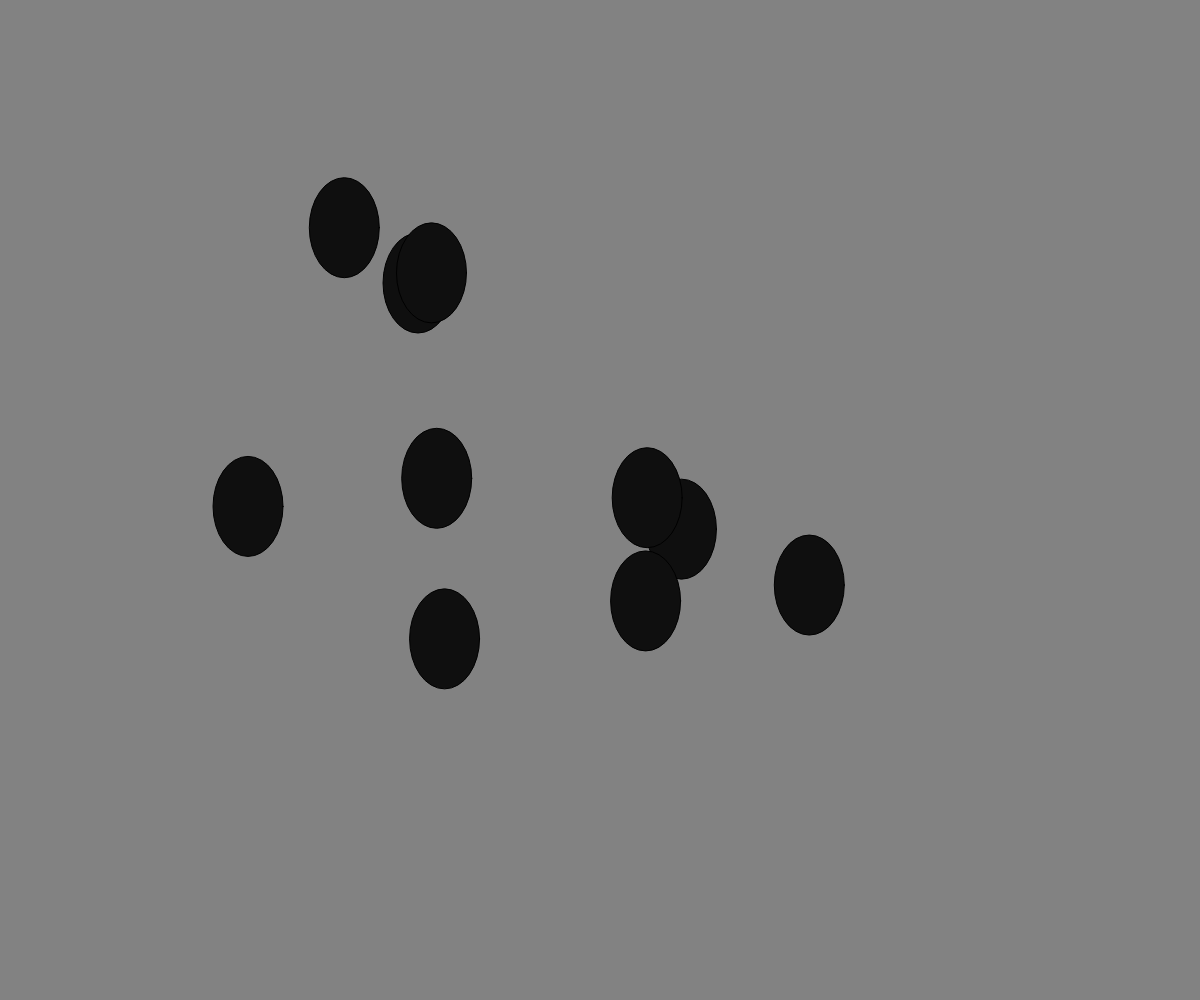
Frame 1 (no input)
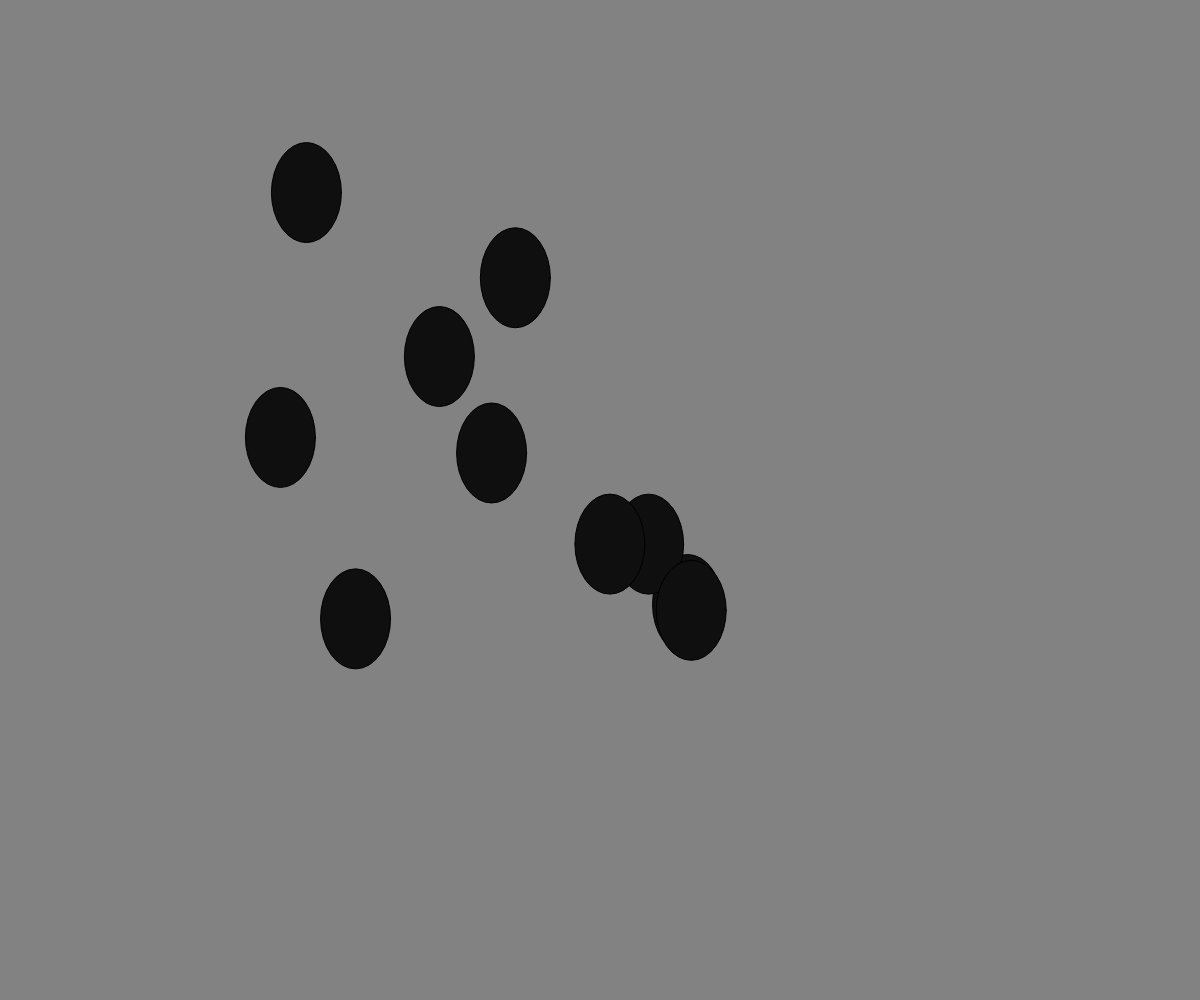
Frame 60 (no input)
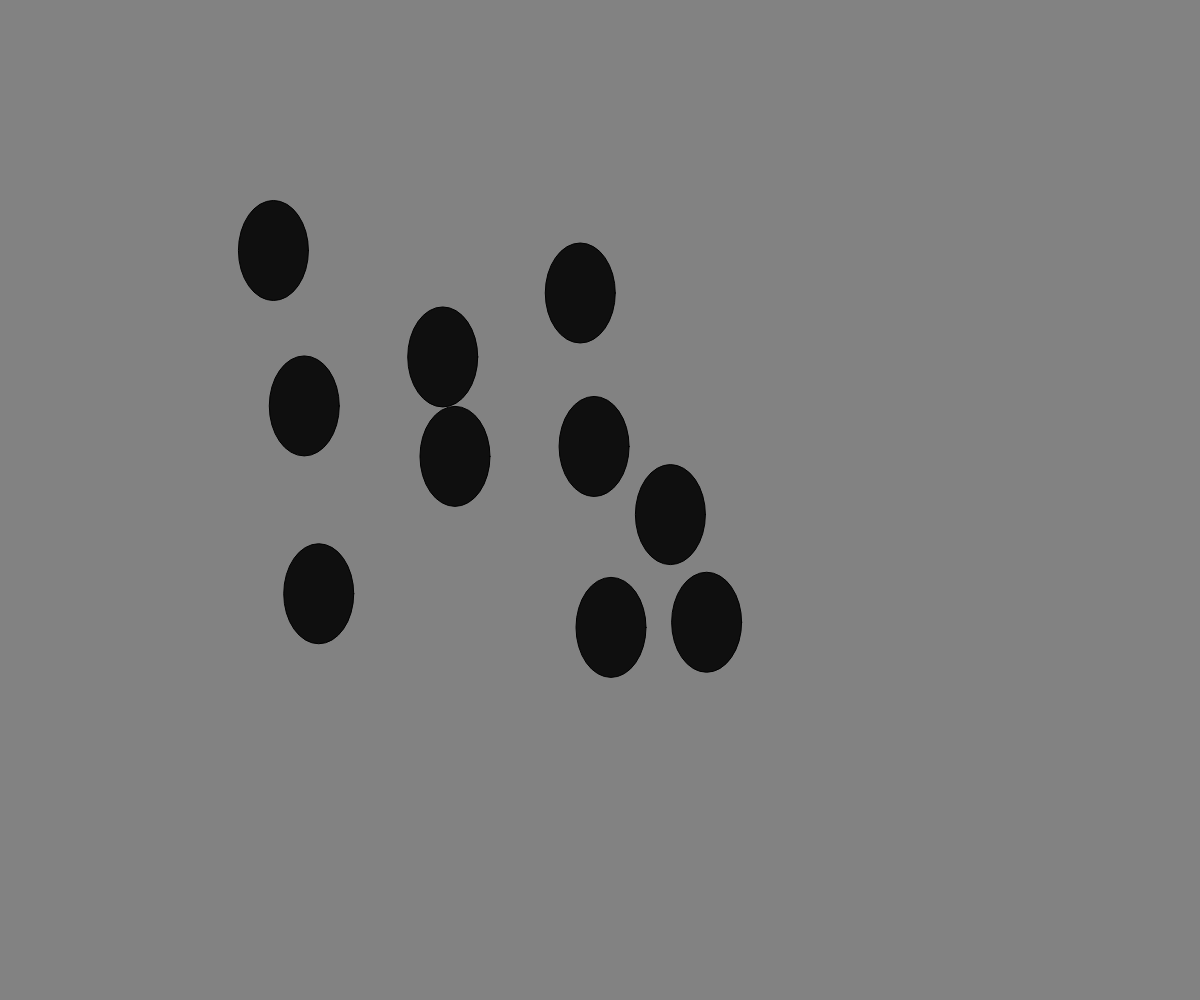
Frame 120 (the mouse pressed at the canvas centre since frame 60)

The p5.js sketch that drew these frames (run headless with seeded random() and noise() and a simulated clock; from frame 60 on, the mouse is pressed at the canvas centre):

// p5.js sketch
// ── sketch.js
// -
// Camminatore+Noise 0.1 by Lucrezia Nediani [Camminatore, Noise]
// 2021 © Lucrezia Nediani, Daniele @Fupete and the course DS-2021 at DESIGN.unirsm 
// github.com/ds-2021-unirsm — github.com/Lucrezia604 — github.com/fupete
// Educational purposes, MIT License, 2021, San Marino
// —


let Palline = []; 
let n = 10; 
let xoff1 = 300;
let xoff2 = 80;

function preload() {
//
}

function setup() {
  createCanvas(windowWidth, windowHeight, P2D); 
  background(30);

  // gruppo iniziale di Linee
  for (let i=0; i<n; i++) {
    Palline.push(new Astronave(i));
  }
}

function draw() {
  background(130);

  //orbitControl(); 

  push(); 
  translate(0,0); 
  
  
  for (var i=0; i<Palline.length; i++) {
    Palline[i].spostati();
    Palline[i].mostrati();
    
    }
  pop();
}


function Astronave(_id) {

  // dati e costruttore
  this.id = _id;
  let x = width/2 + random (-width/5,width/5);
  let y = height/2 + random (-height/5,height/5);
  
  

  // funzionalità

  this.mostrati = function() {
    
    fill(15);
    ellipse(this.x,this.y, 70, 100);
  }

  this.spostati = function() {
    let vel = random(0, 0.0003);
    
    this.x =  map(noise(x + xoff1), 0, 1, 0, width);
    this.y =  map(noise(y + xoff2), 0, 1, 0, height);
  
    xoff1 += vel;
    xoff2 += vel;
  }
}


function windowResized() {
  resizeCanvas(windowWidth, windowHeight);
}
